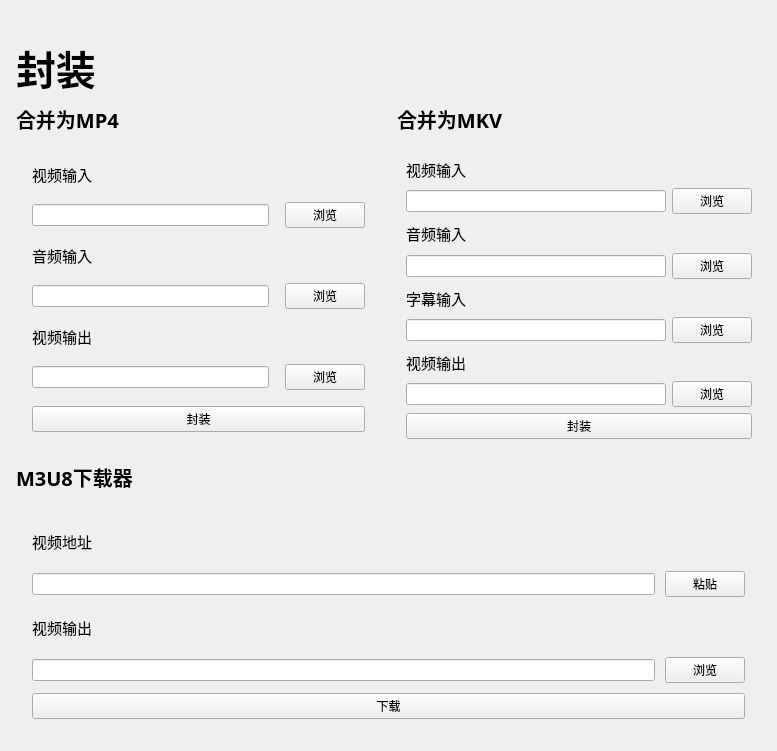
<?xml version="1.0" encoding="UTF-8"?>
<ui version="4.0">
 <class>Package</class>
 <widget class="QWidget" name="Package">
  <property name="geometry">
   <rect>
    <x>0</x>
    <y>0</y>
    <width>777</width>
    <height>751</height>
   </rect>
  </property>
  <property name="windowTitle">
   <string>Form</string>
  </property>
  <layout class="QGridLayout" name="gridLayout_14">
   <property name="leftMargin">
    <number>16</number>
   </property>
   <property name="topMargin">
    <number>45</number>
   </property>
   <property name="rightMargin">
    <number>16</number>
   </property>
   <property name="bottomMargin">
    <number>16</number>
   </property>
   <item row="0" column="0">
    <layout class="QGridLayout" name="PackageBox">
     <property name="spacing">
      <number>16</number>
     </property>
     <item row="0" column="0" colspan="2">
      <widget class="LargeTitleLabel" name="PackageTitile">
       <property name="maximumSize">
        <size>
         <width>16777215</width>
         <height>45</height>
        </size>
       </property>
       <property name="font">
        <font>
         <family>微软雅黑</family>
         <pointsize>30</pointsize>
         <weight>75</weight>
         <bold>true</bold>
         <kerning>true</kerning>
        </font>
       </property>
       <property name="text">
        <string>封装</string>
       </property>
      </widget>
     </item>
     <item row="1" column="0">
      <layout class="QVBoxLayout" name="MP4">
       <item>
        <widget class="SubtitleLabel" name="MP4Title">
         <property name="maximumSize">
          <size>
           <width>16777215</width>
           <height>25</height>
          </size>
         </property>
         <property name="font">
          <font>
           <family>微软雅黑</family>
           <pointsize>15</pointsize>
           <weight>75</weight>
           <bold>true</bold>
          </font>
         </property>
         <property name="text">
          <string>合并为MP4</string>
         </property>
        </widget>
       </item>
       <item>
        <widget class="SimpleCardWidget" name="MP4Box">
         <layout class="QGridLayout" name="gridLayout_4">
          <property name="leftMargin">
           <number>16</number>
          </property>
          <property name="topMargin">
           <number>16</number>
          </property>
          <property name="rightMargin">
           <number>16</number>
          </property>
          <property name="bottomMargin">
           <number>16</number>
          </property>
          <property name="spacing">
           <number>16</number>
          </property>
          <item row="0" column="0">
           <layout class="QGridLayout" name="VideoInBox">
            <item row="0" column="0">
             <widget class="BodyLabel" name="inputLabel">
              <property name="font">
               <font>
                <family>微软雅黑</family>
                <pointsize>11</pointsize>
                <weight>50</weight>
                <bold>false</bold>
               </font>
              </property>
              <property name="text">
               <string>视频输入</string>
              </property>
             </widget>
            </item>
            <item row="1" column="0">
             <widget class="LineEdit" name="InputLine">
              <property name="enabled">
               <bool>true</bool>
              </property>
             </widget>
            </item>
            <item row="1" column="1">
             <widget class="PushButton" name="InputButton">
              <property name="text">
               <string>浏览</string>
              </property>
             </widget>
            </item>
           </layout>
          </item>
          <item row="1" column="0">
           <layout class="QGridLayout" name="AudioInBox">
            <item row="0" column="0">
             <widget class="BodyLabel" name="AudioLabel">
              <property name="font">
               <font>
                <family>微软雅黑</family>
                <pointsize>11</pointsize>
                <weight>50</weight>
                <bold>false</bold>
               </font>
              </property>
              <property name="text">
               <string>音频输入</string>
              </property>
             </widget>
            </item>
            <item row="1" column="0">
             <widget class="LineEdit" name="AudioLine">
              <property name="enabled">
               <bool>true</bool>
              </property>
             </widget>
            </item>
            <item row="1" column="1">
             <widget class="PushButton" name="AudioButton">
              <property name="text">
               <string>浏览</string>
              </property>
             </widget>
            </item>
           </layout>
          </item>
          <item row="2" column="0">
           <layout class="QGridLayout" name="VideoOutputBox">
            <item row="0" column="0">
             <widget class="BodyLabel" name="OutputLabel">
              <property name="font">
               <font>
                <family>微软雅黑</family>
                <pointsize>11</pointsize>
                <weight>50</weight>
                <bold>false</bold>
               </font>
              </property>
              <property name="text">
               <string>视频输出</string>
              </property>
             </widget>
            </item>
            <item row="1" column="0">
             <widget class="LineEdit" name="OutputLine">
              <property name="enabled">
               <bool>true</bool>
              </property>
             </widget>
            </item>
            <item row="1" column="1">
             <widget class="PushButton" name="OutputButton">
              <property name="text">
               <string>浏览</string>
              </property>
             </widget>
            </item>
           </layout>
          </item>
          <item row="3" column="0">
           <widget class="PrimaryPushButton" name="MP4Start">
            <property name="text">
             <string>封装</string>
            </property>
           </widget>
          </item>
         </layout>
        </widget>
       </item>
      </layout>
     </item>
     <item row="1" column="1">
      <layout class="QVBoxLayout" name="Mkv">
       <item>
        <widget class="SubtitleLabel" name="MkvTitle">
         <property name="maximumSize">
          <size>
           <width>16777215</width>
           <height>25</height>
          </size>
         </property>
         <property name="font">
          <font>
           <family>微软雅黑</family>
           <pointsize>15</pointsize>
           <weight>75</weight>
           <bold>true</bold>
          </font>
         </property>
         <property name="text">
          <string>合并为MKV</string>
         </property>
        </widget>
       </item>
       <item>
        <widget class="SimpleCardWidget" name="MkvBox">
         <layout class="QGridLayout" name="gridLayout_5">
          <item row="0" column="0">
           <layout class="QGridLayout" name="VideoInBox_2">
            <item row="0" column="0">
             <widget class="BodyLabel" name="inputLabel_2">
              <property name="font">
               <font>
                <family>微软雅黑</family>
                <pointsize>11</pointsize>
                <weight>50</weight>
                <bold>false</bold>
               </font>
              </property>
              <property name="text">
               <string>视频输入</string>
              </property>
             </widget>
            </item>
            <item row="1" column="0">
             <widget class="LineEdit" name="InputLine_2">
              <property name="enabled">
               <bool>true</bool>
              </property>
             </widget>
            </item>
            <item row="1" column="1">
             <widget class="PushButton" name="InputButton_2">
              <property name="text">
               <string>浏览</string>
              </property>
             </widget>
            </item>
           </layout>
          </item>
          <item row="1" column="0">
           <layout class="QGridLayout" name="AudioInBox_2">
            <item row="0" column="0">
             <widget class="BodyLabel" name="AudioLabel_2">
              <property name="font">
               <font>
                <family>微软雅黑</family>
                <pointsize>11</pointsize>
                <weight>50</weight>
                <bold>false</bold>
               </font>
              </property>
              <property name="text">
               <string>音频输入</string>
              </property>
             </widget>
            </item>
            <item row="1" column="0">
             <widget class="LineEdit" name="AudioLine_2">
              <property name="enabled">
               <bool>true</bool>
              </property>
             </widget>
            </item>
            <item row="1" column="1">
             <widget class="PushButton" name="AudioButton_2">
              <property name="text">
               <string>浏览</string>
              </property>
             </widget>
            </item>
           </layout>
          </item>
          <item row="2" column="0">
           <layout class="QGridLayout" name="TextInBox">
            <item row="0" column="0">
             <widget class="BodyLabel" name="TextLabel">
              <property name="font">
               <font>
                <family>微软雅黑</family>
                <pointsize>11</pointsize>
                <weight>50</weight>
                <bold>false</bold>
               </font>
              </property>
              <property name="text">
               <string>字幕输入</string>
              </property>
             </widget>
            </item>
            <item row="1" column="0">
             <widget class="LineEdit" name="TextLine">
              <property name="enabled">
               <bool>true</bool>
              </property>
             </widget>
            </item>
            <item row="1" column="1">
             <widget class="PushButton" name="TextButton">
              <property name="text">
               <string>浏览</string>
              </property>
             </widget>
            </item>
           </layout>
          </item>
          <item row="3" column="0">
           <layout class="QGridLayout" name="VideoOutputBox_2">
            <item row="0" column="0">
             <widget class="BodyLabel" name="OutputLabel_2">
              <property name="font">
               <font>
                <family>微软雅黑</family>
                <pointsize>11</pointsize>
                <weight>50</weight>
                <bold>false</bold>
               </font>
              </property>
              <property name="text">
               <string>视频输出</string>
              </property>
             </widget>
            </item>
            <item row="1" column="0">
             <widget class="LineEdit" name="OutputLine_2">
              <property name="enabled">
               <bool>true</bool>
              </property>
             </widget>
            </item>
            <item row="1" column="1">
             <widget class="PushButton" name="OutputButton_2">
              <property name="text">
               <string>浏览</string>
              </property>
             </widget>
            </item>
           </layout>
          </item>
          <item row="4" column="0">
           <widget class="PrimaryPushButton" name="PrimaryPushButton_2">
            <property name="text">
             <string>封装</string>
            </property>
           </widget>
          </item>
         </layout>
        </widget>
       </item>
      </layout>
     </item>
     <item row="2" column="0" colspan="2">
      <layout class="QVBoxLayout" name="M3U8">
       <item>
        <widget class="SubtitleLabel" name="M3U8Title">
         <property name="maximumSize">
          <size>
           <width>16777215</width>
           <height>25</height>
          </size>
         </property>
         <property name="font">
          <font>
           <family>微软雅黑</family>
           <pointsize>15</pointsize>
           <weight>75</weight>
           <bold>true</bold>
          </font>
         </property>
         <property name="text">
          <string>M3U8下载器</string>
         </property>
        </widget>
       </item>
       <item>
        <widget class="SimpleCardWidget" name="M3U8Box">
         <layout class="QGridLayout" name="gridLayout_12">
          <property name="leftMargin">
           <number>16</number>
          </property>
          <property name="topMargin">
           <number>16</number>
          </property>
          <property name="rightMargin">
           <number>16</number>
          </property>
          <property name="bottomMargin">
           <number>16</number>
          </property>
          <item row="0" column="0">
           <layout class="QVBoxLayout" name="InnerM3U8Box">
            <property name="spacing">
             <number>10</number>
            </property>
            <item>
             <layout class="QGridLayout" name="WebAddress">
              <item row="0" column="0">
               <widget class="BodyLabel" name="AddressText">
                <property name="font">
                 <font>
                  <family>微软雅黑</family>
                  <pointsize>11</pointsize>
                  <weight>50</weight>
                  <bold>false</bold>
                 </font>
                </property>
                <property name="text">
                 <string>视频地址</string>
                </property>
               </widget>
              </item>
              <item row="1" column="0">
               <widget class="LineEdit" name="AddressLine">
                <property name="enabled">
                 <bool>true</bool>
                </property>
               </widget>
              </item>
              <item row="1" column="1">
               <widget class="PushButton" name="PasteButton">
                <property name="text">
                 <string>粘贴</string>
                </property>
               </widget>
              </item>
             </layout>
            </item>
            <item>
             <layout class="QGridLayout" name="VideoOutputBox_3">
              <item row="0" column="0">
               <widget class="BodyLabel" name="OutputLabel_3">
                <property name="font">
                 <font>
                  <family>微软雅黑</family>
                  <pointsize>11</pointsize>
                  <weight>50</weight>
                  <bold>false</bold>
                 </font>
                </property>
                <property name="text">
                 <string>视频输出</string>
                </property>
               </widget>
              </item>
              <item row="1" column="0">
               <widget class="LineEdit" name="OutputLine_3">
                <property name="enabled">
                 <bool>true</bool>
                </property>
               </widget>
              </item>
              <item row="1" column="1">
               <widget class="PushButton" name="OutputButton_3">
                <property name="text">
                 <string>浏览</string>
                </property>
               </widget>
              </item>
             </layout>
            </item>
            <item>
             <widget class="PrimaryPushButton" name="DownloadButton">
              <property name="text">
               <string>下载</string>
              </property>
             </widget>
            </item>
           </layout>
          </item>
         </layout>
        </widget>
       </item>
      </layout>
     </item>
    </layout>
   </item>
  </layout>
 </widget>
 <customwidgets>
  <customwidget>
   <class>PushButton</class>
   <extends>QPushButton</extends>
   <header>qfluentwidgets</header>
  </customwidget>
  <customwidget>
   <class>PrimaryPushButton</class>
   <extends>PushButton</extends>
   <header>qfluentwidgets</header>
  </customwidget>
  <customwidget>
   <class>CardWidget</class>
   <extends>QFrame</extends>
   <header>qfluentwidgets</header>
   <container>1</container>
  </customwidget>
  <customwidget>
   <class>SimpleCardWidget</class>
   <extends>CardWidget</extends>
   <header>qfluentwidgets</header>
   <container>1</container>
  </customwidget>
  <customwidget>
   <class>BodyLabel</class>
   <extends>QLabel</extends>
   <header>qfluentwidgets</header>
  </customwidget>
  <customwidget>
   <class>SubtitleLabel</class>
   <extends>QLabel</extends>
   <header>qfluentwidgets</header>
  </customwidget>
  <customwidget>
   <class>LargeTitleLabel</class>
   <extends>QLabel</extends>
   <header>qfluentwidgets</header>
  </customwidget>
  <customwidget>
   <class>LineEdit</class>
   <extends>QLineEdit</extends>
   <header>qfluentwidgets</header>
  </customwidget>
 </customwidgets>
 <resources/>
 <connections/>
</ui>
